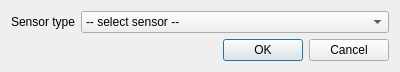
<?xml version="1.0" encoding="UTF-8"?>
<ui version="4.0">
 <class>SensorDialog</class>
 <widget class="QDialog" name="SensorDialog">
  <property name="geometry">
   <rect>
    <x>0</x>
    <y>0</y>
    <width>400</width>
    <height>72</height>
   </rect>
  </property>
  <property name="windowTitle">
   <string>Dialog</string>
  </property>
  <layout class="QFormLayout" name="formLayout">
   <item row="0" column="0">
    <widget class="QLabel" name="sensorLabel">
     <property name="text">
      <string>Sensor type</string>
     </property>
    </widget>
   </item>
   <item row="0" column="1">
    <widget class="QComboBox" name="sensorSelect">
     <item>
      <property name="text">
       <string>-- select sensor --</string>
      </property>
     </item>
     <item>
      <property name="text">
       <string>SHT35 (temp. and RH)</string>
      </property>
     </item>
     <item>
      <property name="text">
       <string>APDS9306 (light)</string>
      </property>
     </item>
    </widget>
   </item>
   <item row="1" column="0" colspan="2">
    <widget class="QDialogButtonBox" name="buttonBox">
     <property name="orientation">
      <enum>Qt::Horizontal</enum>
     </property>
     <property name="standardButtons">
      <set>QDialogButtonBox::Cancel|QDialogButtonBox::Ok</set>
     </property>
    </widget>
   </item>
  </layout>
 </widget>
 <resources/>
 <connections>
  <connection>
   <sender>buttonBox</sender>
   <signal>accepted()</signal>
   <receiver>SensorDialog</receiver>
   <slot>accept()</slot>
   <hints>
    <hint type="sourcelabel">
     <x>248</x>
     <y>254</y>
    </hint>
    <hint type="destinationlabel">
     <x>157</x>
     <y>274</y>
    </hint>
   </hints>
  </connection>
  <connection>
   <sender>buttonBox</sender>
   <signal>rejected()</signal>
   <receiver>SensorDialog</receiver>
   <slot>reject()</slot>
   <hints>
    <hint type="sourcelabel">
     <x>316</x>
     <y>260</y>
    </hint>
    <hint type="destinationlabel">
     <x>286</x>
     <y>274</y>
    </hint>
   </hints>
  </connection>
 </connections>
</ui>
